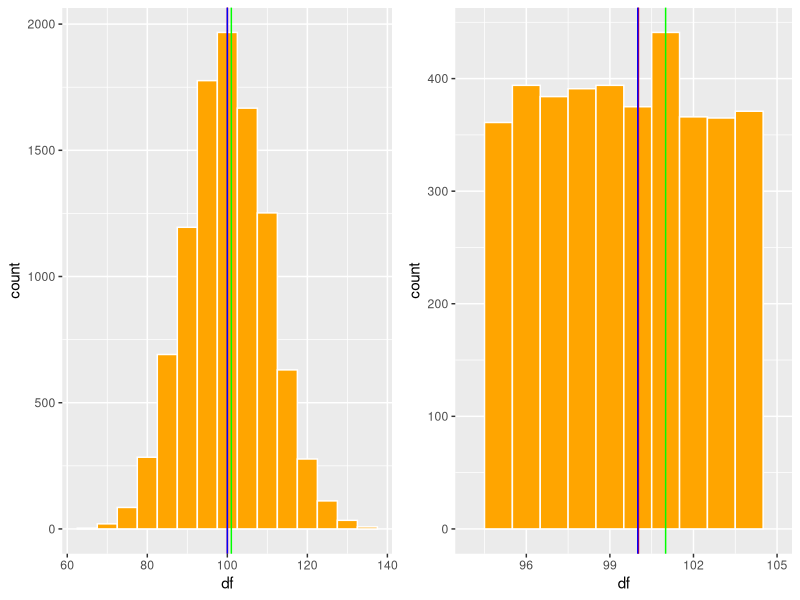
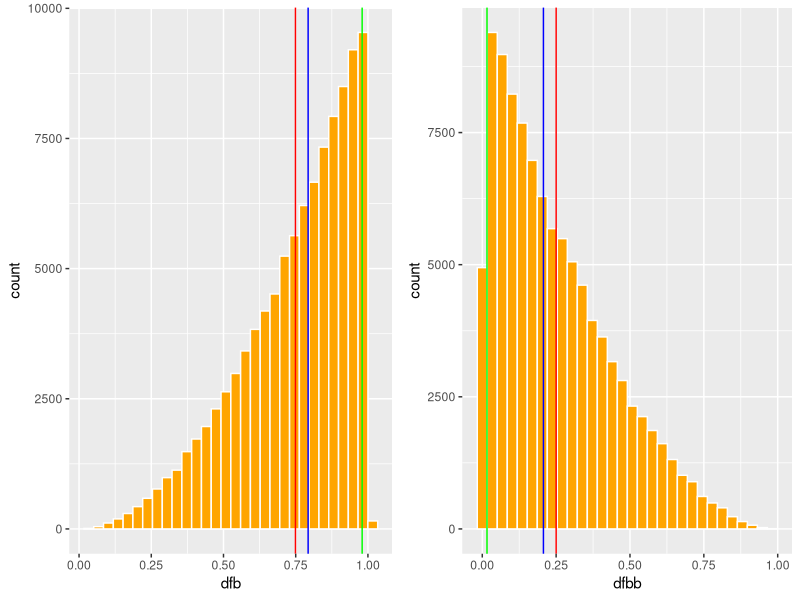
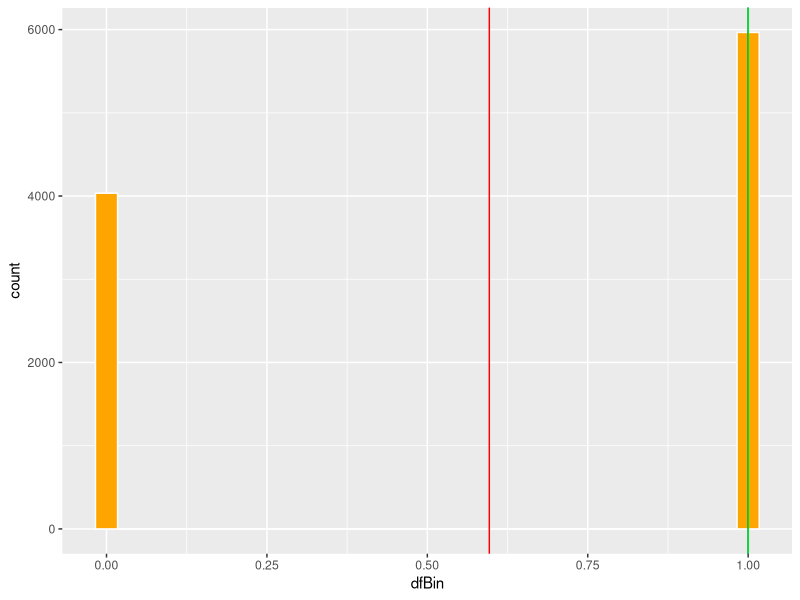

These charts were generated, in order, by the following R code:
## ---- chunk 1
knitr::opts_chunk$set(echo = TRUE, warning=FALSE, message = FALSE)
## ---- chunk 2

Sys.Date()
## ---- chunk 3
library(ggplot2)
library(Hmisc)
library(gridExtra) # Un paquete para organizar las figuras de ggplot2
## ---- chunk 4
x=c(0,1,2,3,4,5,6,7,8,9,10)

mean(x)

## ---- chunk 5
x=c(0,1,2,3,4,5,6,7,8,9,1000)

mean(x)

## ---- chunk 6
b=c(247,0,3,43626,26,23,1,2,4,5,24,6,7)
b=sort(b)
b
median(b)
## ---- chunk 7
b=c(247,0,3,43626,26,23,1,2,4,5,24,6,7,7)
b=sort(b)
b
median(b)
## ---- chunk 8
# install.packages("devtools")
#devtools::install_github("paulponcet/modeest")
## ---- chunk 9
library(modeest)
library(statip)
## ---- chunk 10
statip::mfv(b)
## ---- chunk 11
df=rpois(10000, 100)
df1=data.frame(df)
head(df1, n=2)
## ---- chunk 12
library(statip)
#mean(df1$df)
#median(df1$df)
#statip::mfv(df1$df)
## ---- chunk 13

pro=mean(df1$df)
med=median(df1$df)
mod=statip::mfv(df1$df)

a=ggplot(df1, aes(df))+
  geom_histogram(fill="orange", colour="white", binwidth = 5)+
  geom_vline(aes(xintercept = pro), colour="red")+
  geom_vline(aes(xintercept = med), colour="blue")+
  geom_vline(aes(xintercept = mod), colour="green")+
  theme(legend.position = "none")

b=ggplot(df1, aes(df))+
  geom_histogram(fill="orange", colour="white", binwidth = 1)+
  geom_vline(aes(xintercept = pro), colour="red")+
  geom_vline(aes(xintercept = med), colour="blue")+
  geom_vline(aes(xintercept = mod), colour="green")+
  xlim(94,105)+
  theme(legend.position = "none")

grid.arrange(a,b, ncol=2)
## ---- chunk 14
dfb= round(rbeta(100000, 3,1, ncp = 0),3)
dfb=data.frame(dfb)

dfbb= round(rbeta(100000, 1,3, ncp = 0),3)
dfbb=data.frame(dfbb)

## ---- chunk 15
mea=mean(dfb$dfb)
med=median(dfb$dfb)
mod=statip::mfv(dfb$dfb)

meab=mean(dfbb$dfbb)
medb=median(dfbb$dfbb)
modb=statip::mfv(dfbb$dfbb)


c=ggplot(dfb, aes(dfb))+
  geom_histogram(fill="orange", colour="white")+
  geom_vline(aes(xintercept = mea), colour="red")+
  geom_vline(aes(xintercept = med), colour="blue")+
  geom_vline(aes(xintercept = mod), colour="green")+
  theme(legend.position = "none")

d=ggplot(dfbb, aes(dfbb ))+
  geom_histogram(fill="orange", colour="white")+
  geom_vline(aes(xintercept = meab), colour="red")+
  geom_vline(aes(xintercept = medb), colour="blue")+
  geom_vline(aes(xintercept = modb), colour="green")+
  theme(legend.position = "none")

grid.arrange(c,d, ncol=2)
## ---- chunk 16
dfBin=replicate(10000,rbinom(length(.6), size=1,prob =0.6))
dfBin=data.frame(dfBin)
head(dfBin)
## ---- chunk 17
mea=mean(dfBin$dfBin)
med=median(dfBin$dfBin)
mod=mfv(dfBin$dfBin)
mea


ggplot(dfBin, aes(dfBin))+
  geom_histogram(fill="orange", colour="white")+
  geom_vline(aes(xintercept = mea), colour="red")+
  geom_vline(aes(xintercept = med), colour="blue")+
  geom_vline(aes(xintercept = mod), colour="green")+
  theme(legend.position = "none")
